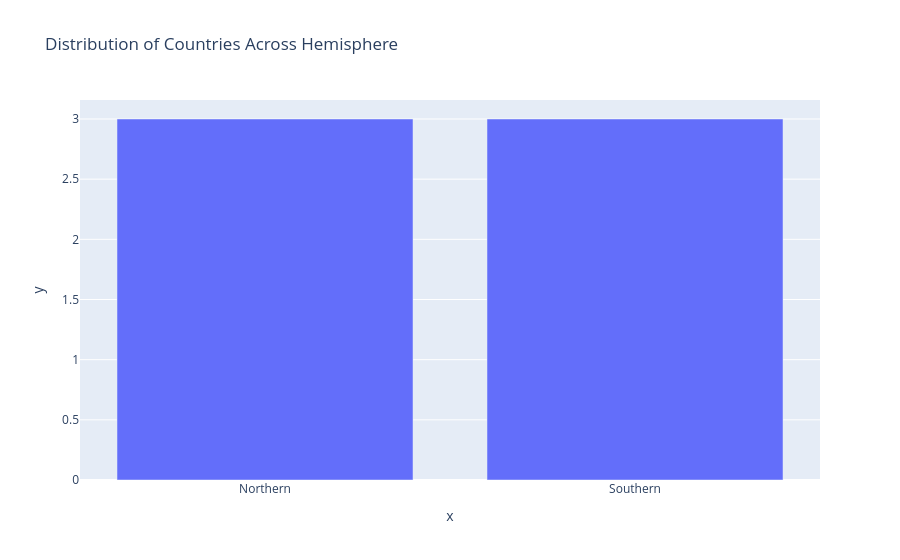
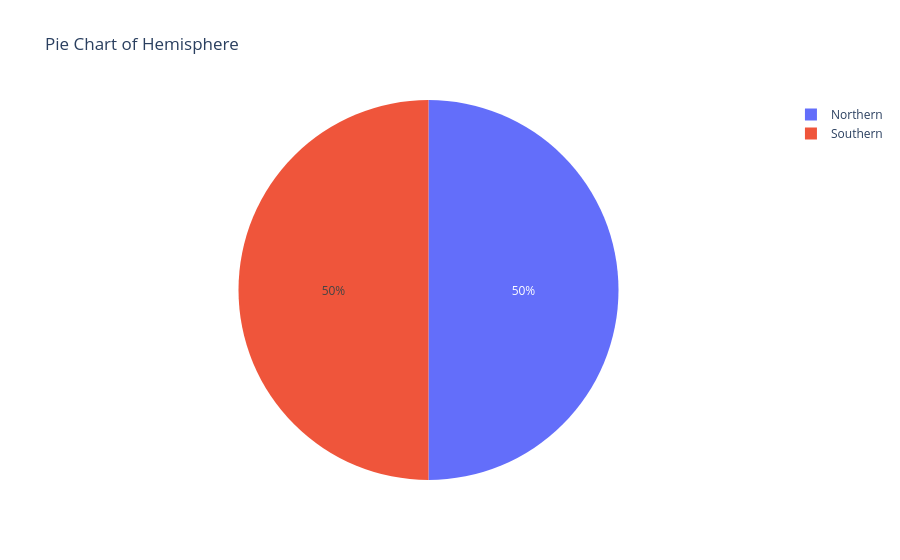
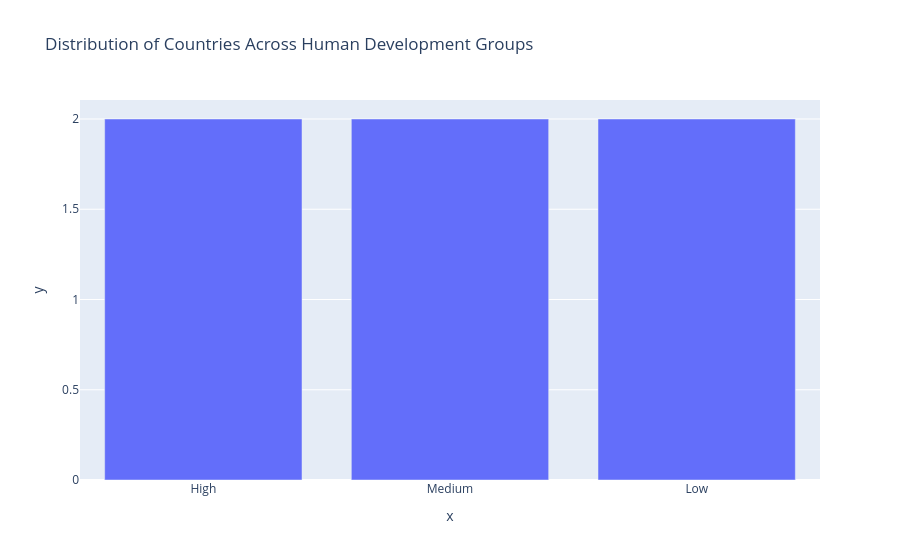
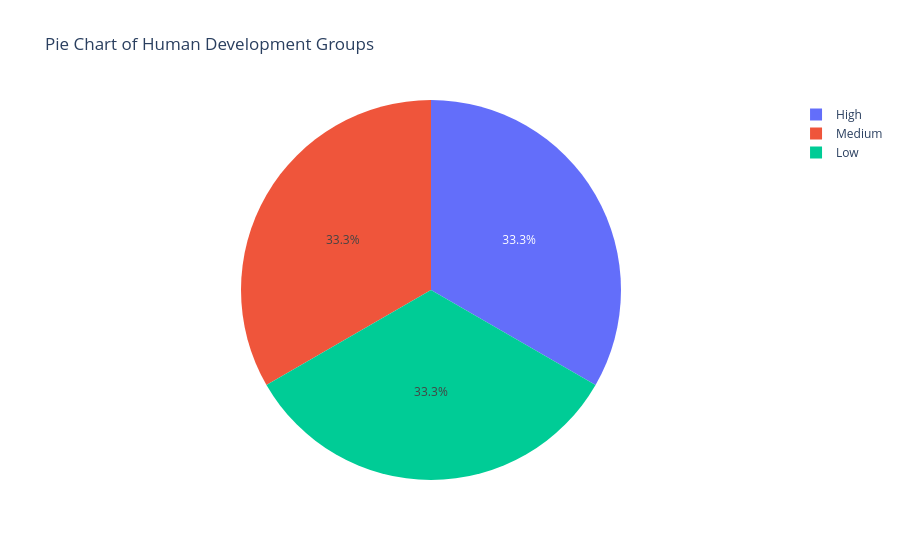

These figures' notebook cell, in order:
### Code cell
import plotly.express as px
import pandas as pd

def create_side_by_side_plots(dataframe, column):
    # Bar plot
    bar_counts = dataframe[column].value_counts()
    bar_fig = px.bar(dataframe, x=bar_counts.index, y=bar_counts.values, title=f'Distribution of Countries Across {column}')
    
    # Pie chart
    pie_counts = dataframe[column].value_counts()
    pie_fig = px.pie(dataframe, names=pie_counts.index, values=pie_counts.values, title=f'Pie Chart of {column}', color_discrete_sequence=px.colors.qualitative.Plotly)
    
    # Display plots side by side
    bar_fig.show()
    pie_fig.show()

# Example usage
data = {
    'Hemisphere': ['Northern', 'Southern', 'Northern', 'Southern', 'Northern', 'Southern'],
    'Human Development Groups': ['High', 'Medium', 'Low', 'High', 'Low', 'Medium']
}

df = pd.DataFrame(data)
create_side_by_side_plots(df, 'Hemisphere')
create_side_by_side_plots(df, 'Human Development Groups')

### Figure 1 — Plotly figure (JSON) as saved in the notebook; plotly's stock layout.template omitted (floating-point values rounded to 4 significant figures)
{"data": [{"alignmentgroup": "True", "hovertemplate": "x=%{x}<br>y=%{y}<extra></extra>", "legendgroup": "", "marker": {"color": "#636efa", "pattern": {"shape": ""}}, "name": "", "offsetgroup": "", "orientation": "v", "showlegend": false, "textposition": "auto", "type": "bar", "x": ["Northern", "Southern"], "xaxis": "x", "y": [3, 3], "yaxis": "y"}], "layout": {"autosize": true, "barmode": "relative", "legend": {"tracegroupgap": 0}, "title": {"text": "Distribution of Countries Across Hemisphere"}, "xaxis": {"anchor": "y", "autorange": true, "domain": [0, 1], "range": [-0.5, 1.5], "title": {"text": "x"}, "type": "category"}, "yaxis": {"anchor": "x", "autorange": true, "domain": [0, 1], "range": [0, 3.158], "title": {"text": "y"}, "type": "linear"}}}

### Figure 2 — Plotly figure (JSON) as saved in the notebook; plotly's stock layout.template omitted (floating-point values rounded to 4 significant figures)
{"data": [{"domain": {"x": [0, 1], "y": [0, 1]}, "hovertemplate": "label=%{label}<br>value=%{value}<extra></extra>", "labels": ["Northern", "Southern"], "legendgroup": "", "name": "", "showlegend": true, "type": "pie", "values": [3, 3]}], "layout": {"autosize": true, "legend": {"tracegroupgap": 0}, "piecolorway": ["#636EFA", "#EF553B", "#00CC96", "#AB63FA", "#FFA15A", "#19D3F3", "#FF6692", "#B6E880", "#FF97FF", "#FECB52"], "title": {"text": "Pie Chart of Hemisphere"}}}

### Figure 3 — Plotly figure (JSON) as saved in the notebook; plotly's stock layout.template omitted (floating-point values rounded to 4 significant figures)
{"data": [{"alignmentgroup": "True", "hovertemplate": "x=%{x}<br>y=%{y}<extra></extra>", "legendgroup": "", "marker": {"color": "#636efa", "pattern": {"shape": ""}}, "name": "", "offsetgroup": "", "orientation": "v", "showlegend": false, "textposition": "auto", "type": "bar", "x": ["High", "Medium", "Low"], "xaxis": "x", "y": [2, 2, 2], "yaxis": "y"}], "layout": {"autosize": true, "barmode": "relative", "legend": {"tracegroupgap": 0}, "title": {"text": "Distribution of Countries Across Human Development Groups"}, "xaxis": {"anchor": "y", "autorange": true, "domain": [0, 1], "range": [-0.5, 2.5], "title": {"text": "x"}, "type": "category"}, "yaxis": {"anchor": "x", "autorange": true, "domain": [0, 1], "range": [0, 2.105], "title": {"text": "y"}, "type": "linear"}}}

### Figure 4 — Plotly figure (JSON) as saved in the notebook; plotly's stock layout.template omitted (floating-point values rounded to 4 significant figures)
{"data": [{"domain": {"x": [0, 1], "y": [0, 1]}, "hovertemplate": "label=%{label}<br>value=%{value}<extra></extra>", "labels": ["High", "Medium", "Low"], "legendgroup": "", "name": "", "showlegend": true, "type": "pie", "values": [2, 2, 2]}], "layout": {"autosize": true, "legend": {"tracegroupgap": 0}, "piecolorway": ["#636EFA", "#EF553B", "#00CC96", "#AB63FA", "#FFA15A", "#19D3F3", "#FF6692", "#B6E880", "#FF97FF", "#FECB52"], "title": {"text": "Pie Chart of Human Development Groups"}}}
